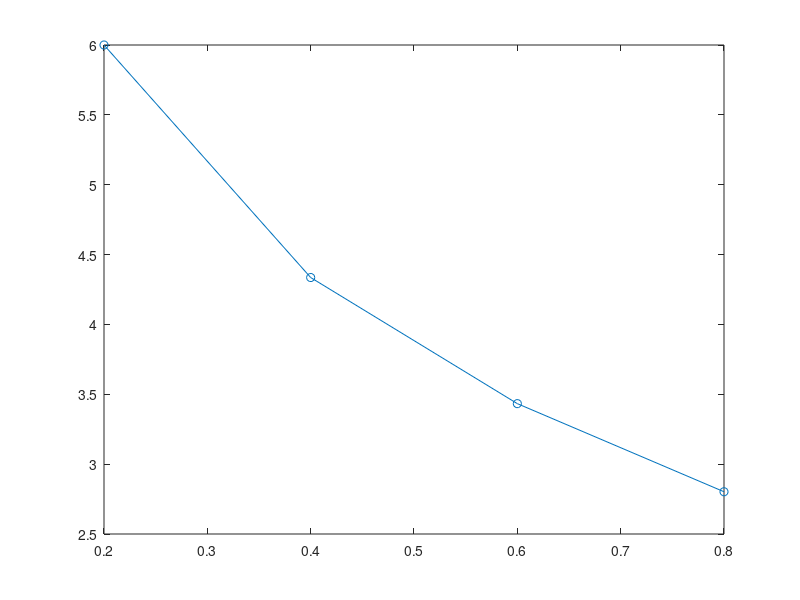

MATLAB code for this plot: (Note: this script raises an error after producing the figure.)
%% Author : Satyajit Ghana
disp('yo');
% use the Run-Section option to run a specific section of the code

%% ODE45 : not so important, used only in stiff equations
func = @(x,y) -(y*exp(x)+2*exp(x)+y^2)/(exp(x)+2*x*y);
y0=6;
xspan=[0.2 0.4 0.6 0.8];
[x, y] = ode45(func, xspan, y0);
disp(x);
disp(y);
plot(x, y, '-o');

%% dsolve
syms y(x)
ode = diff(y, x, 2) + 4*diff(y, x, 1) + 4*y == (12*x^2-6*x)*exp(2*x);
Dy = diff(y, x, 1);
ySol = dsolve(ode, y(0)==1, Dy(0)==0);
disp(simplify(ySol));

%% trapz
func = @(x) x.*exp(2.*x).*sin(sqrt(x));
t = linspace(0, pi, 16);
val = trapz(t, func(t));
disp(val);

%% polyfit
x = [1 2 3 4 5 6];
y = [0 3 8 15 24 35];
C = polyfit(x, y, 2);
syms t;
poly = C(1)*t.^2+C(2)*t+C(3);
plot(x, y, '*');
hold on;
fplot(poly, [x(1) x(end)]);
legend('Data Points', 'polyfit polynomial');

%% quad : guassian quadrature, int or integral is usually more preferred
func = @(x) 1./(1+x.^2);
val = quad(func, 0, 1);
disp(val)

%% int : uses a symbolic function and uses symbolic integration
func = @(x) 1./(1+x.^2);
val = int(sym(func), 0, 1);
disp(val);

%% integral : uses a function handle
func = @(x) 1./(1+x.^2);
val = integral(func, 0, 1);
disp(val);